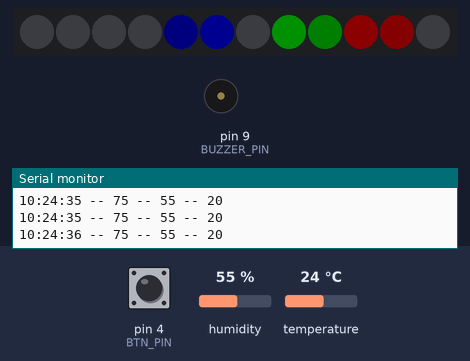
This sketch was run on a simulated Arduino Uno, built with avr-gcc and run on an emulated ATmega328P. Parts: 12 RGB LEDs in strip order, left to right, buzzer (waves = sounding), the last lines printed to the serial monitor. The inputs (shaded band) are chosen by the test bench; at power-on: pin 4 (BTN_PIN) LOW, temperature 24 °C, humidity 55 %. Dim RGB values are drawn brighter than linear; the local clock reads 2024-03-15 10:24:30 at power-on unless the sketch sets it.

Above: at 7.0 s.
7.1 s: pin 4 (BTN_PIN) pulled HIGH for 0.15 s
At 8.0 s:
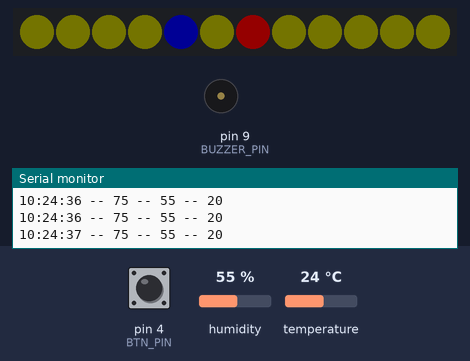
8.8 s: temperature set to 19 °C
At 9.4 s:
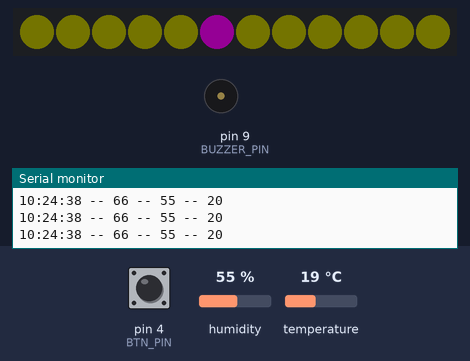
10.4 s: temperature set to 41 °C
At 12.2 s:
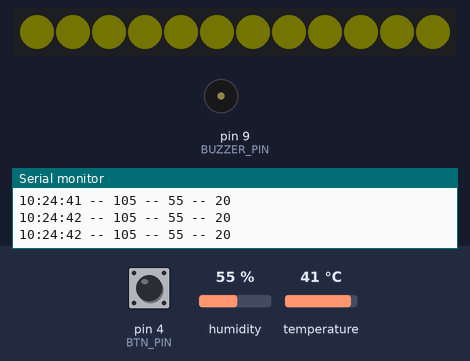
12.5 s: pin 4 (BTN_PIN) pulled HIGH for 1 s
At 14.5 s:
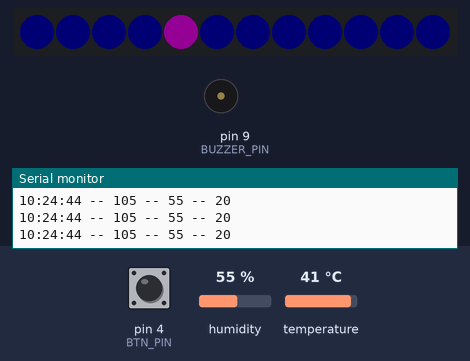
15.0 s: humidity set to 68 %
At 16.3 s:
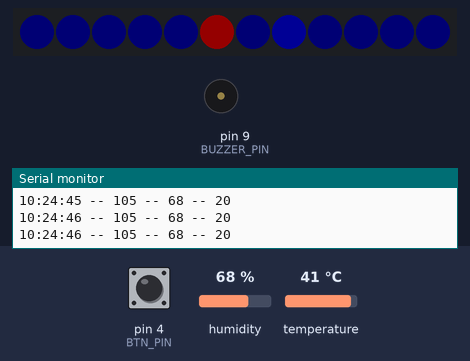
16.6 s: pin 4 (BTN_PIN) pulled HIGH for 0.15 s
At 17.6 s:
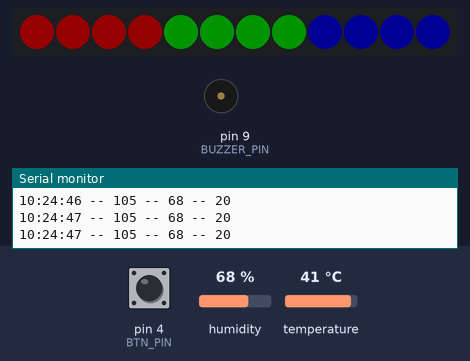
Timing chart, 0 to 19.3 s (numbered marks = the images above; inputs shaded):
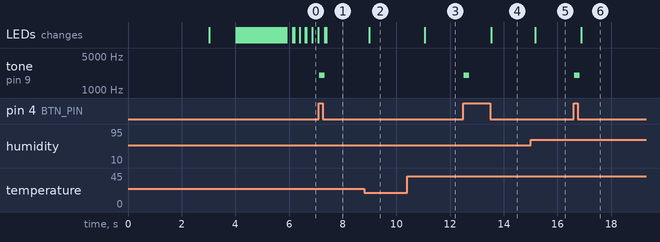

The sketch:

tux_clock.ino
```cpp
#include <Wire.h>
//#include <Math.h>
#include <RTClib.h>
#include <Adafruit_NeoPixel.h>
#include <SimpleDHT.h>

//Pin setup
const int DHT_PIN = 2;
const int NEO_PIN = 6;
const int BUZZER_PIN = 9;
const int BTN_PIN = 4; //2.2kohm pullup

//Pushbutton
bool btn_down_short = false;
bool btn_down_long = false;
bool btn_ignore = false;
bool btn_was_down = false;
unsigned long btn_down_started = 0;

//Temp and Humidity Sensor
SimpleDHT11 dht11;
byte temperature = 0;
byte humidity = 0;

//Neopixel Ring (12 LEDs)
Adafruit_NeoPixel strip = Adafruit_NeoPixel(12, 6, NEO_GRB + NEO_KHZ800);

//RTC (Real Time Clock Breakout)
RTC_DS3231 ds3231;

//Keep track of milliseconds between seconds
int last_sec_five = 0;
unsigned long last_sec_five_millis = 0;

//Needed to keep track of datetime editing
unsigned long edit_date_blink_millis = 0;
int edit_time_hour = 0;
int edit_time_min = 0;

//RTC time
int rtc[7]; //sec,min,hour,dow,day,month,year
unsigned long rtc_last_refreshed = 0;

//The state to keep track of navigation
String state = "";

//The default brightness level of the LEDs
int brightness = 20; //1 - 255
int edit_brightness_state = 1;

void setup()
{
    Serial.begin(9600);

    delay(3000);

    state = "setup_pins";
    setupPins();
    Serial.println("Pin setup done");

    state = "rtc_setup";
    setupRtc();
    Serial.println("RTC setup done.");

    setupNeo();
    Serial.print("LED brightness defaulted to: ");
    Serial.println(brightness);

    state = "led_test";
    ledTest();
    Serial.println("LED test done.");

    state = "show_time";
}

void loop()
{
    Serial.print(rtc[2]); Serial.print(":");
    Serial.print(rtc[1]); Serial.print(":");
    Serial.print(rtc[0]); Serial.print(" -- ");
    Serial.print((int)(((int)temperature * 9)/5) + 32); Serial.print(" -- ");
    Serial.print(humidity); Serial.print(" -- ");
    Serial.println(brightness);

    unsigned long current_millis = millis();

    checkButtonState();

    //Refresh RTC time buffer every second
    if(millis() - rtc_last_refreshed > 1000 || rtc_last_refreshed > millis())
    {
        rtc_last_refreshed = millis();
        getDateTime();
        getDhtData();
    }

    //Keep track of milliseconds between each multiples of 5 seconds
    if(rtc[0]/5 != last_sec_five)
    {
        last_sec_five = rtc[0]/5;
        last_sec_five_millis = millis();
    }

    if(state == "edit_time")
    {
        state = "edit_hour";
    }
    else if(state == "edit_hour")
    {
        if(btn_down_long)
        {
            state = "edit_minute";
        }
        else
        {
            editHour();
        }
    }
    else if(state == "edit_minute")
    {
        if(btn_down_long)
        {
            //User just finished editing the time, set the entered time in RTC
            setDateTime(0, edit_time_min, edit_time_hour, rtc[3], rtc[4], rtc[5], rtc[6]);
            printRtcToSerial();
            state = "show_time";
        }
        else
        {
            editMinute();
        }
    }
    else if(state == "show_temperature")
    {
        if(btn_down_short)
        {
            state = "show_humidity";
        }
        else if(btn_down_long)
        {

        }
        else
        {
            showTemperature();
        }
    }
    else if(state == "show_humidity")
    {
        if(btn_down_short)
        {
            state = "show_brightness";
        }
        else if(btn_down_long)
        {

        }
        else
        {
            showHumidity();
        }
    }
    else if(state == "edit_brightness")
    {
        if(btn_down_long)
        {
            state = "show_brightness";
        }
        else
        {
            editBrightness();
        }
    }
    else if(state == "show_brightness")
    {
        if(btn_down_short)
        {
            state = "show_time";
        }
        if(btn_down_long)
        {
            state = "edit_brightness";
        }
        else
        {
            showBrightness();
        }
    }
    else
    {
        if(btn_down_short)
        {
            state = "show_temperature";
        }
        else if(btn_down_long)
        {
            state = "edit_time";
        }
        else
        {
            showTime(rtc[2], rtc[1], rtc[0]);
        }
    }
}

void setupPins()
{
    pinMode(BUZZER_PIN, OUTPUT);
    pinMode(BTN_PIN, INPUT);
}

void setupRtc()
{
    if(!ds3231.begin())
    {
        Serial.println("Couldn't find RTC");
        while (1);
    }

    if(ds3231.lostPower())
    {
        Serial.println("RTC lost power, lets set the time!");
        ds3231.adjust(DateTime(F(__DATE__), F(__TIME__)));
    }

    getDateTime();
    printRtcToSerial();
}

void printRtcToSerial()
{
    Serial.print("RTC set to: ");
    Serial.print(rtc[5]); Serial.print("/");
    Serial.print(rtc[4]); Serial.print("/");
    Serial.print(rtc[6]); Serial.print(" ");
    Serial.print(rtc[2]); Serial.print(":");
    Serial.print(rtc[1]); Serial.print(":");
    Serial.println(rtc[0]);
}

void setupNeo()
{
    strip.begin();
    strip.show();
    strip.setBrightness(brightness);
}

void ledTest()
{
    clearNeo();
    strip.setPixelColor(0, 255, 255, 255);
    strip.show();
    delay(1000);

    for(int p=0; p <= 11; p++)
    {
        clearNeo();
        strip.setPixelColor(p , 255, 0, 0);
        strip.show();
        delay(50);
    }

    for(int p=0; p <= 11; p++)
    {
        clearNeo();
        strip.setPixelColor(p , 0, 255, 0);
        strip.show();
        delay(50);
    }

    for(int p=0; p <= 11; p++)
    {
        clearNeo();
        strip.setPixelColor(p , 0, 0, 255);
        strip.show();
        delay(50);
    }
}

void getDateTime()
{
    DateTime now = ds3231.now();
    rtc[0] = now.second();
    rtc[1] = now.minute();
    rtc[2] = now.hour();
    rtc[3] = now.dayOfTheWeek();
    rtc[4] = now.day();
    rtc[5] = now.month();
    rtc[6] = now.year();
}

void setDateTime(int sec, int min, int hour, int dow, int day, int month, int year)
{
    ds3231.adjust(DateTime(year, month, day, hour, min, sec));

    getDateTime();

    edit_time_hour = 0;
    edit_time_min = 0;
}

void showTime(int show_hour, int show_minute, int show_second)
{
    int five_millis = millis() - last_sec_five_millis;
    five_millis = five_millis <= 5000 ? five_millis : 5000;
    int second_ratio = map(five_millis, 0, 5000, 0, 255);
    int second = (show_second/5)+1;

    int minute_ratio = map(((show_minute % 5)*10), 0, 50, 0, 255);
    int minute = (show_minute/5)+1;

    int hour_ratio = map(show_minute, 0, 60, 0, 255);
    int hour = (show_hour > 12 ? show_hour-12 : show_hour);

    for(int x=0; x < 13; x++)
    {
        int r = 0;
        int g = 0;
        int b = 0;

        if(second-1 == x)
        {
            g = 255-second_ratio;
        }
        if(second == x || (second == 12 && x == 0))
        {
            g = second_ratio;
        }
        if(minute-1 == x)
        {
            b = 255-minute_ratio;
        }
        if(minute == x)
        {
            b = minute_ratio;
        }
        if(hour-1 == x)
        {
            r = 255-hour_ratio;
        }
        if(hour == x)
        {
            r = hour_ratio;
        }

        strip.setPixelColor(x, r, g, b);
    }

    strip.show();
    delay(40);
}

void editHour()
{
    if(edit_time_hour == 0)
    {
        edit_time_hour = rtc[2];
        edit_time_hour = (edit_time_hour > 24 ? edit_time_hour-24 : edit_time_hour);
    }

    if(btn_down_short)
    {
        edit_time_hour = (edit_time_hour > 23 ? edit_time_hour = 1 : edit_time_hour + 1);
    }

    clearNeo();
    if(edit_time_hour > 12)
    {
        strip.setPixelColor(edit_time_hour-13 , 120, 0, 120);
    }
    else
    {
        strip.setPixelColor(edit_time_hour-1 , 255, 0, 0);
    }
    strip.show();
    delay(40);
}

void editMinute()
{
    if(edit_time_min == 0)
    {
        edit_time_min = rtc[1];
    }

    if(btn_down_short)
    {
        edit_time_min = (edit_time_min >= 59 ? edit_time_min = 1 : edit_time_min + 1);
    }

    int minute_ratio = map(((edit_time_min % 5)*10), 0, 50, 0, 255);
    int minute = (edit_time_min/5);

    clearNeo();
    strip.setPixelColor(minute-1, 0, 0, 255-minute_ratio);
    strip.setPixelColor(minute , 0, 0, minute_ratio);
    strip.show();
    delay(40);
}

void showBrightness()
{
    clearNeo();
    strip.setPixelColor(0, 255, 0, 0);
    strip.setPixelColor(1, 255, 0, 0);
    strip.setPixelColor(2, 255, 0, 0);
    strip.setPixelColor(3, 255, 0, 0);
    strip.setPixelColor(4, 0, 255, 0);
    strip.setPixelColor(5, 0, 255, 0);
    strip.setPixelColor(6, 0, 255, 0);
    strip.setPixelColor(7, 0, 255, 0);
    strip.setPixelColor(8, 0, 0, 255);
    strip.setPixelColor(9, 0, 0, 255);
    strip.setPixelColor(10, 0, 0, 255);
    strip.setPixelColor(11, 0, 0, 255);
    strip.show();
    delay(100);
}

void editBrightness()
{
    if(btn_down_short)
    {
        brightness = (brightness >= 236 ? brightness = 20 : brightness + 20);
        strip.setBrightness(brightness);
    }


    edit_brightness_state = (edit_brightness_state >= 12 ? edit_brightness_state = 1 : edit_brightness_state + 1);
    int p = edit_brightness_state;

    clearNeo();
    strip.setPixelColor(0, (p == 1 ? 255 : 50), 0, 0);
    strip.setPixelColor(1, (p == 2 ? 255 : 50), 0, 0);
    strip.setPixelColor(2, (p == 3 ? 255 : 50), 0, 0);
    strip.setPixelColor(3, (p == 4 ? 255 : 50), 0, 0);
    strip.setPixelColor(4, 0, (p == 5 ? 255 : 50), 0);
    strip.setPixelColor(5, 0, (p == 6 ? 255 : 50), 0);
    strip.setPixelColor(6, 0, (p == 7 ? 255 : 50), 0);
    strip.setPixelColor(7, 0, (p == 8 ? 255 : 50), 0);
    strip.setPixelColor(8, 0, 0, (p == 9 ? 255 : 50));
    strip.setPixelColor(9, 0, 0, (p == 10 ? 255 : 50));
    strip.setPixelColor(10, 0, 0, (p == 11 ? 255 : 50));
    strip.setPixelColor(11, 0, 0, (p == 12 ? 255 : 50));
    strip.show();
    delay(50);
}

void showTemperature()
{
    clearNeo();
    for(int x=0; x < 12; x++)
    {
        strip.setPixelColor(x, 15, 15, 0);
    }

    int temp = (int)(((int)temperature * 9)/5) + 32;

    if(temp > 0 && temp <= 12)
    {
        strip.setPixelColor(temp, 255, 0, 0);
    }
    else if(temp > 12 && temp <= 99)
    {
        int first_int = nthDigit(temp, 1)-1;
        int second_int = nthDigit(temp, 2)-1;
        if(first_int == second_int)
        {
            strip.setPixelColor(nthDigit(temp, 1)-1, 255, 0, 255);
        }
        else
        {
            strip.setPixelColor(nthDigit(temp, 1)-1, 255, 0, 0);
            strip.setPixelColor(nthDigit(temp, 2)-1, 0, 0, 255);
        }
    }
    strip.show();
    delay(40);
}

void showHumidity()
{
    clearNeo();
    for(int x=0; x < 12; x++)
    {
        strip.setPixelColor(x, 0, 0, 15);
    }

    int hum = (int)humidity;

    if(hum > 0 && hum <= 12)
    {
        strip.setPixelColor(hum, 255, 0, 0);
    }
    else if(hum > 12 && hum <= 99)
    {
        int first_int = nthDigit(hum, 1)-1;
        int second_int = nthDigit(hum, 2)-1;
        if(first_int == second_int)
        {
            strip.setPixelColor(first_int, 255, 0, 255);
        }
        else
        {
            strip.setPixelColor(first_int, 255, 0, 0);
            strip.setPixelColor(second_int, 0, 0, 255);
        }
    }
    strip.show();
    delay(40);
}

int nthDigit(int x, int n)
{
    if(x <= 0 || x >= 100)
    {
        return 0;
    }
    if(x > 0 && x < 10)
    {
        return x;
    }
    if(n == 2)
    {
        return x-floor(x/10)*10;
    }
    if(n == 1)
    {
        return floor(x/10);
    }
}

void clearNeo()
{
    strip.setPixelColor(0, 0, 0, 0);
    strip.setPixelColor(1, 0, 0, 0);
    strip.setPixelColor(2, 0, 0, 0);
    strip.setPixelColor(3, 0, 0, 0);
    strip.setPixelColor(4, 0, 0, 0);
    strip.setPixelColor(5, 0, 0, 0);
    strip.setPixelColor(6, 0, 0, 0);
    strip.setPixelColor(7, 0, 0, 0);
    strip.setPixelColor(8, 0, 0, 0);
    strip.setPixelColor(9, 0, 0, 0);
    strip.setPixelColor(10, 0, 0, 0);
    strip.setPixelColor(11, 0, 0, 0);
}

void checkButtonState()
{
    //Is the button being press right now
    bool btn_is_pressed = digitalRead(BTN_PIN) == LOW ? false : true;

    //If the button long press was registered in the last loop, stop it in this loop
    if(btn_down_long)
    {
        btn_down_long = false;
    }

    //If a long press was registered in the last loop, and user is still pushing, ignore it
    if(!btn_ignore)
    {
        //If the button is being pressed now and was not being pressed before, start counting press time
        if(btn_is_pressed && !btn_was_down)
        {
            btn_down_started = millis();
            tone(BUZZER_PIN, 2000); delay(200); noTone(BUZZER_PIN);
        }

        //If button is not pressed now and was pressed before, register short press
        if(!btn_is_pressed && btn_was_down)
        {
            btn_down_short = true;
        }
        else
        {
            btn_down_short = false;
        }

        //If button is pressed now and has been pressed for more than 2 sec, register long press
        if(btn_is_pressed && btn_was_down && (millis() - btn_down_started) > 2000)
        {
            btn_down_long = true;

            //Ignore the button press until the user lets go
            btn_ignore = true;
            tone(BUZZER_PIN, 2000); delay(200); noTone(BUZZER_PIN);
            tone(BUZZER_PIN, 2000); delay(200); noTone(BUZZER_PIN);
        }
        else
        {
            btn_down_long = false;
        }
    }

    //If the user last did a long press and now they have let go, do not ignore button press anymore
    if(btn_was_down && !btn_is_pressed)
    {
        btn_ignore = false;
    }

    //Let this loops button state be known in the next loop
    btn_was_down = btn_is_pressed;
}

void getDhtData()
{
    dht11.read(DHT_PIN, &temperature, &humidity, NULL);
}
```

Measured:
- after the input at 7.1 s, tone on pin 9 (BUZZER_PIN): silent → 2000 Hz at once, → silent 0.20 s later; the LEDs: first differ from a run without the input after 0.28 s (image 1)
- after the input at 8.8 s, the LEDs: change after 0.19 s (image 2)
- after the input at 10.4 s, the LEDs: change after 0.65 s (image 3)
- after the input at 12.5 s, tone on pin 9 (BUZZER_PIN): silent → 2000 Hz at once, → silent 0.20 s later; the LEDs: change after 1.0 s (image 4)
- after the input at 15.0 s, the LEDs: change after 0.18 s (image 5)
- after the input at 16.6 s, tone on pin 9 (BUZZER_PIN): silent → 2000 Hz at once, → silent 0.20 s later; the LEDs: change after 0.28 s (image 6)
